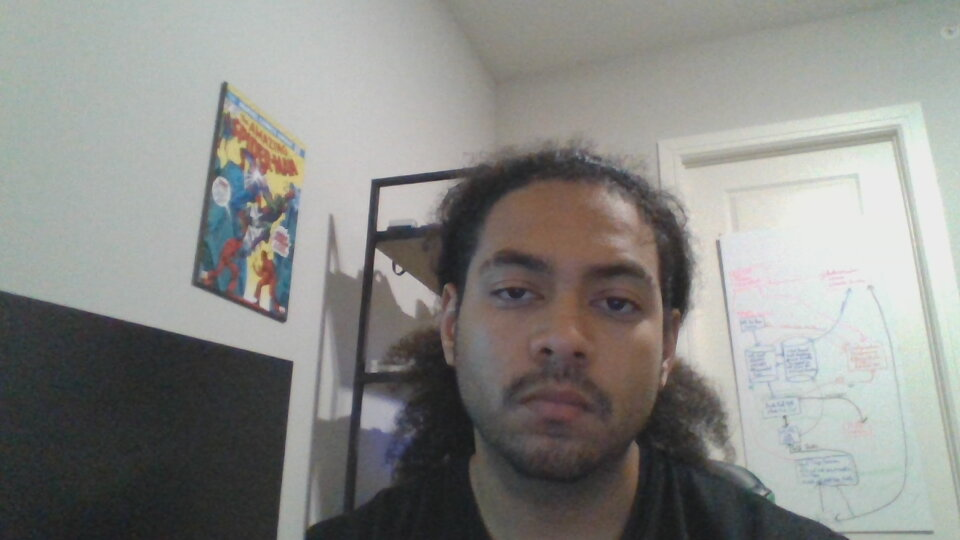
#> input picture pre-dataset/cat-pic-0.jpg, 960 x 540 px; its folder holds only this picture in this run
$ python MakeDataset.py
#> lines starting #> are read from the running program, lines starting #| are printed output that depends on the picture
#Creates facial data set of your face from current camera
import cv2
import os


face_detector = cv2.CascadeClassifier('/usr/local/share/opencv4/haarcascades/haarcascade_frontalface_default.xml')
# For each person, enter one numeric face id
face_id = input('\n enter user id end press <return> ==>  ')
print("\n [INFO] Initializing face capture. Look the camera and wait ...")

list = os.listdir('./pre-dataset') # dir is your directory path
number_files = len(list) - 1
print(number_files)
count = 0
#ret, img = cam.read()

for x in os.listdir('./pre-dataset'):
    if x is not '.gitKeep':
        try:
            pic = cv2.imread('./pre-dataset/'+x)
#> pic is the input picture: shape (540, 960, 3); mean B, G, R 134.4, 137.7, 137.6
            print(x)
            img = cv2.flip(pic, 1) # flip video image vertically
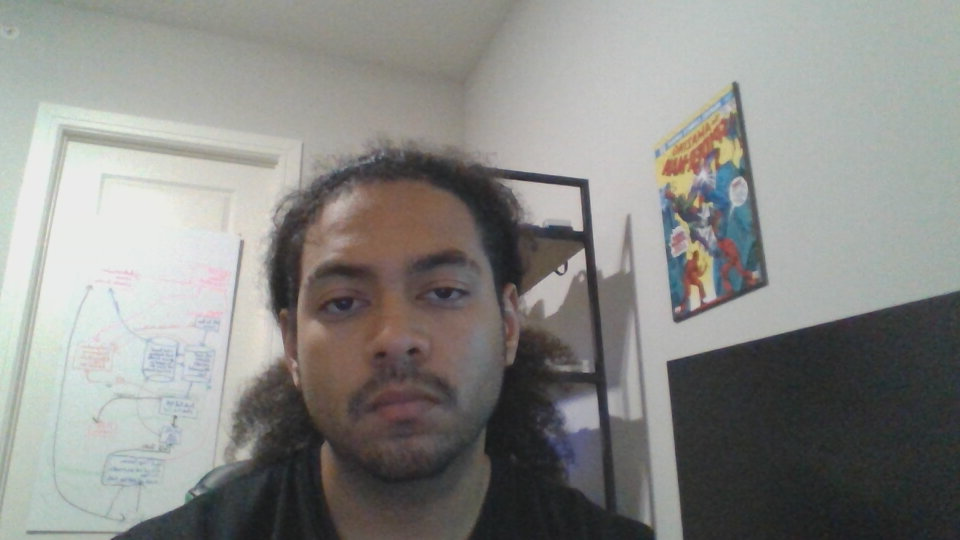
#> img: shape (540, 960, 3); mean B, G, R 134.4, 137.7, 137.6
            gray = cv2.cvtColor(img, cv2.COLOR_BGR2GRAY)
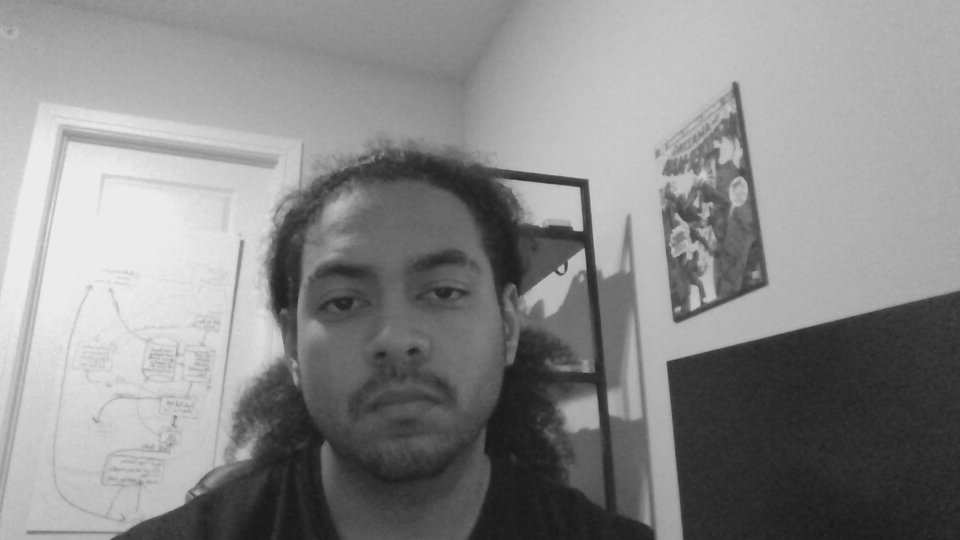
#> gray: shape (540, 960); min 24, max 239, mean 137.3
            faces = face_detector.detectMultiScale(gray, 1.3, 5)
#> faces = [[265, 190, 269, 269]]
            for (x,y,w,h) in faces:
                cv2.rectangle(img, (x,y), (x+w,y+h), (255,0,0), 2)
                count += 1
                # Save the captured image into the datasets folder
                cv2.imwrite("dataset/User." + str(face_id) + '.' + str(count) + ".jpg", gray[y:y+h,x:x+w])
                cv2.imshow('image', img)
#> this loop made 1 pass
#> (x, y, w, h, count) on pass 1: (265, 190, 269, 269, 1)
#> pass 1, `cv2.imwrite("dataset/User." + str(face_id) + '.' + str(count) + ".jpg"..`:
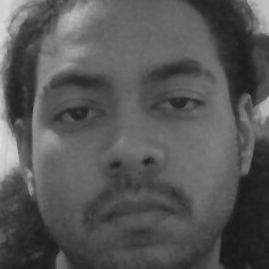
#> saved as User..1.jpg: shape (269, 269); min 24, max 219, mean 85.9
#> pass 1, `cv2.imshow('image', img)`:
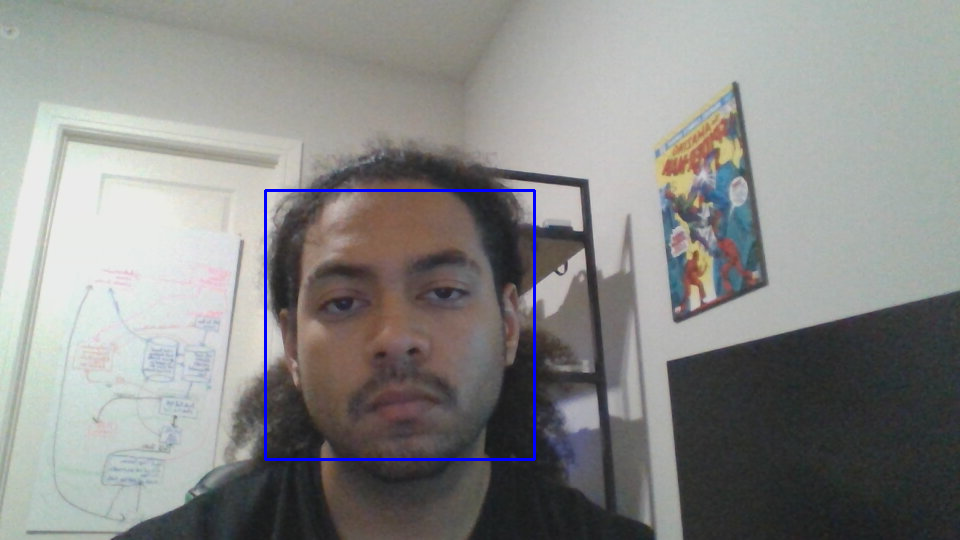
#> window 'image': shape (540, 960, 3); mean B, G, R 135.4, 137.1, 136.9
#> after the loop, count = 1
            if count >= 20:
                break
        except:
            pass

$ run again, on pre-dataset/cat-pic-13.jpg
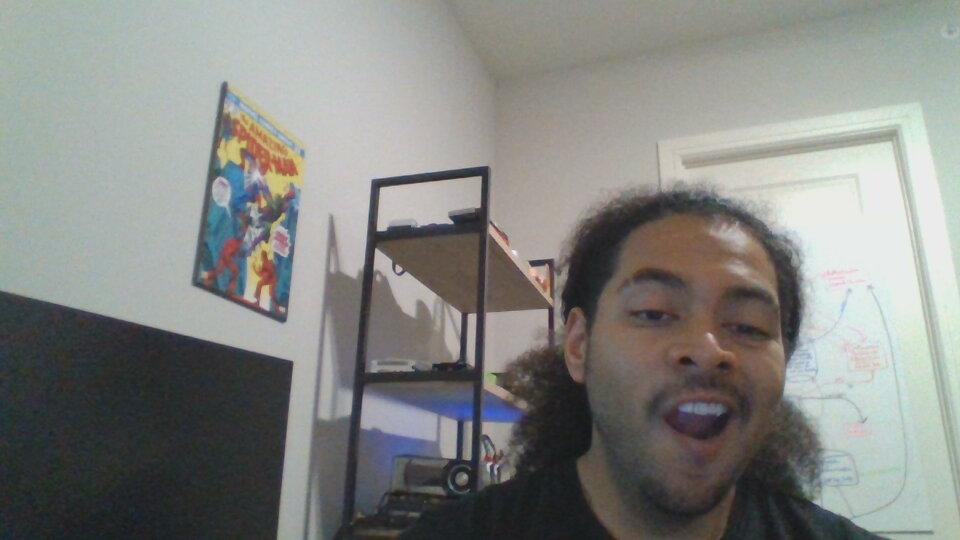
#> input picture pre-dataset/cat-pic-13.jpg, 960 x 540 px
#> pic is the input picture: shape (540, 960, 3); mean B, G, R 130.6, 134.1, 132.9
#> faces = [[135, 220, 255, 255]]
#> the loop `for (x,y,w,h) in faces:` made 1 pass
#> (x, y, w, h, count) on pass 1: (135, 220, 255, 255, 1)
#> pass 1, `cv2.imwrite("dataset/User." + str(face_id) + '.' + str(count) + ".jpg"..`:
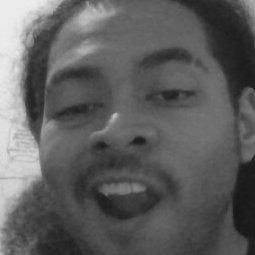
#> saved as User..1.jpg: shape (255, 255); min 21, max 237, mean 94.5
#> pass 1, `cv2.imshow('image', img)`:
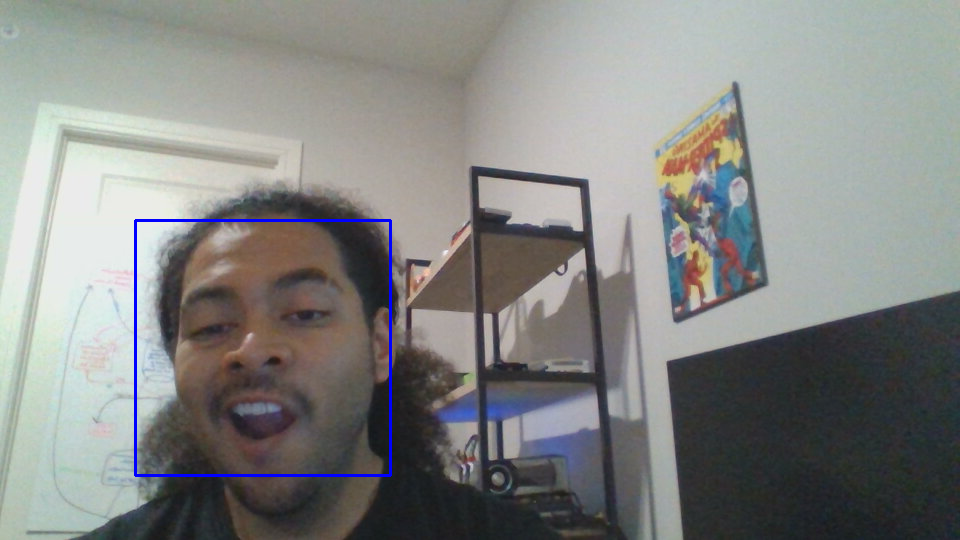
#> window 'image': shape (540, 960, 3); mean B, G, R 131.4, 133.4, 132.2
#> after the loop `for (x,y,w,h) in faces:`: count = 1

$ run again, on pre-dataset/cat-pic-1.jpg
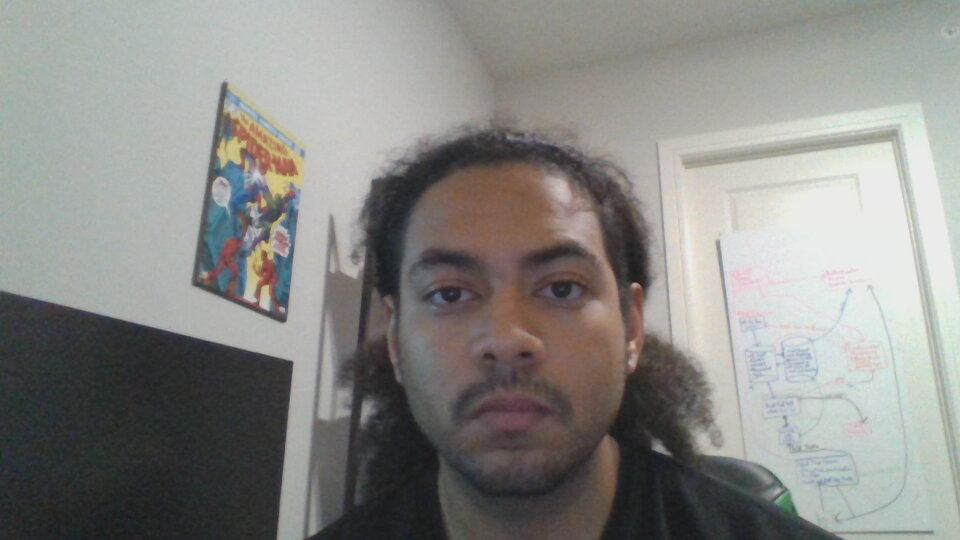
#> input picture pre-dataset/cat-pic-1.jpg, 960 x 540 px
#> pic is the input picture: shape (540, 960, 3); mean B, G, R 134.1, 137.4, 137.9
#> faces = [[310, 175, 295, 295]]
#> the loop `for (x,y,w,h) in faces:` made 1 pass
#> (x, y, w, h, count) on pass 1: (310, 175, 295, 295, 1)
#> pass 1, `cv2.imwrite("dataset/User." + str(face_id) + '.' + str(count) + ".jpg"..`:
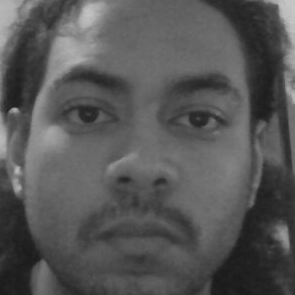
#> saved as User..1.jpg: shape (295, 295); min 25, max 199, mean 86.2
#> pass 1, `cv2.imshow('image', img)`:
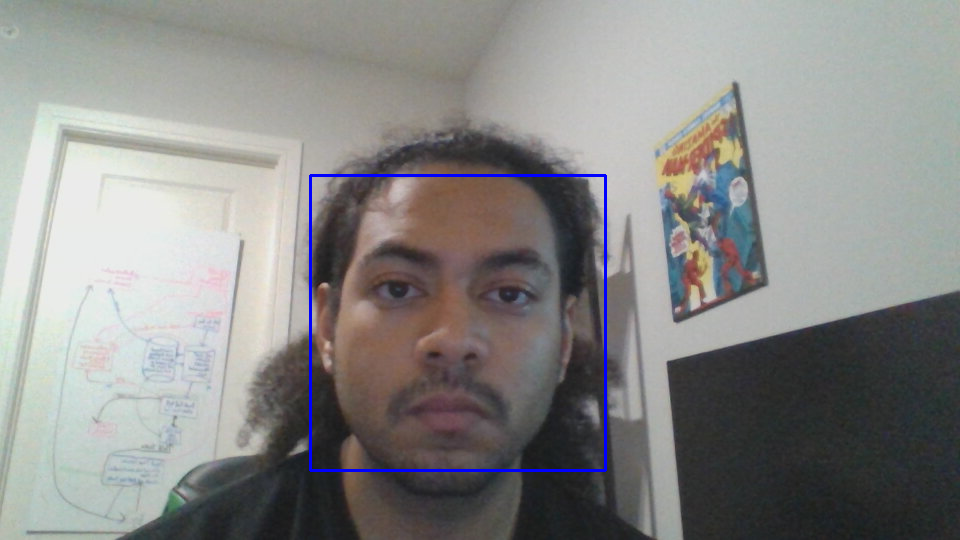
#> window 'image': shape (540, 960, 3); mean B, G, R 135.3, 136.8, 137.2
#> after the loop `for (x,y,w,h) in faces:`: count = 1
